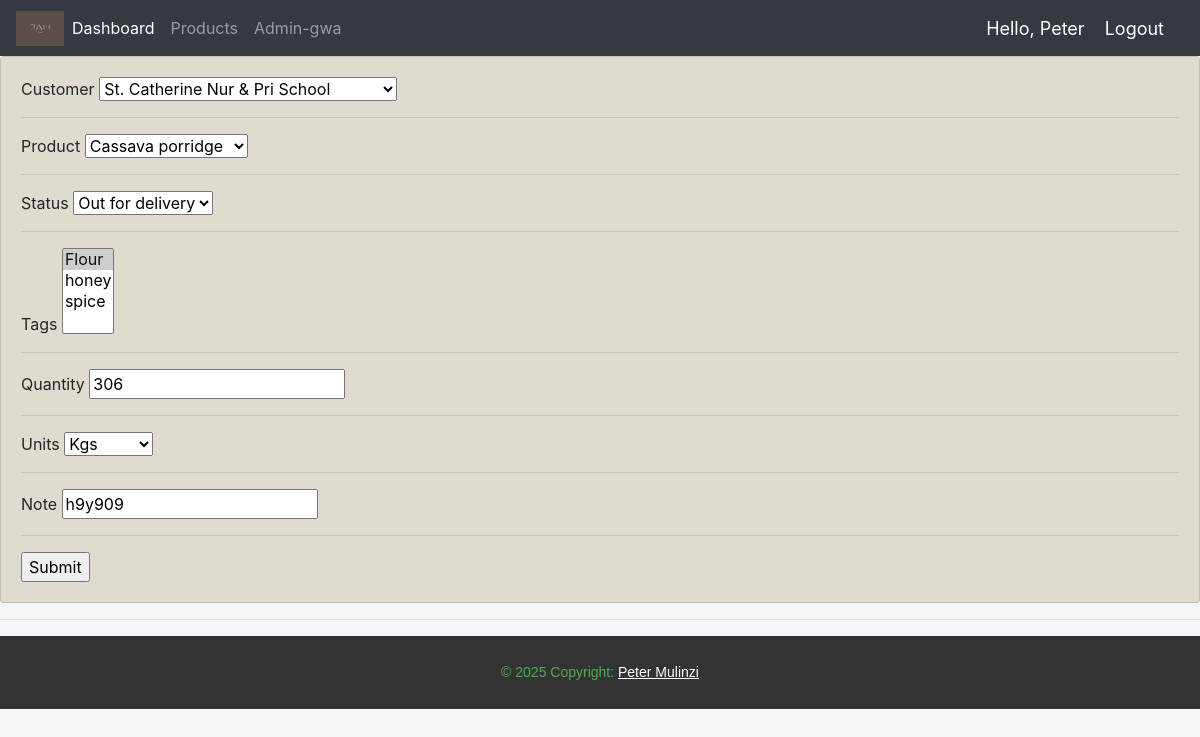
/updateOrder/2/ (signed in), run on an earlier commit of the app's database.
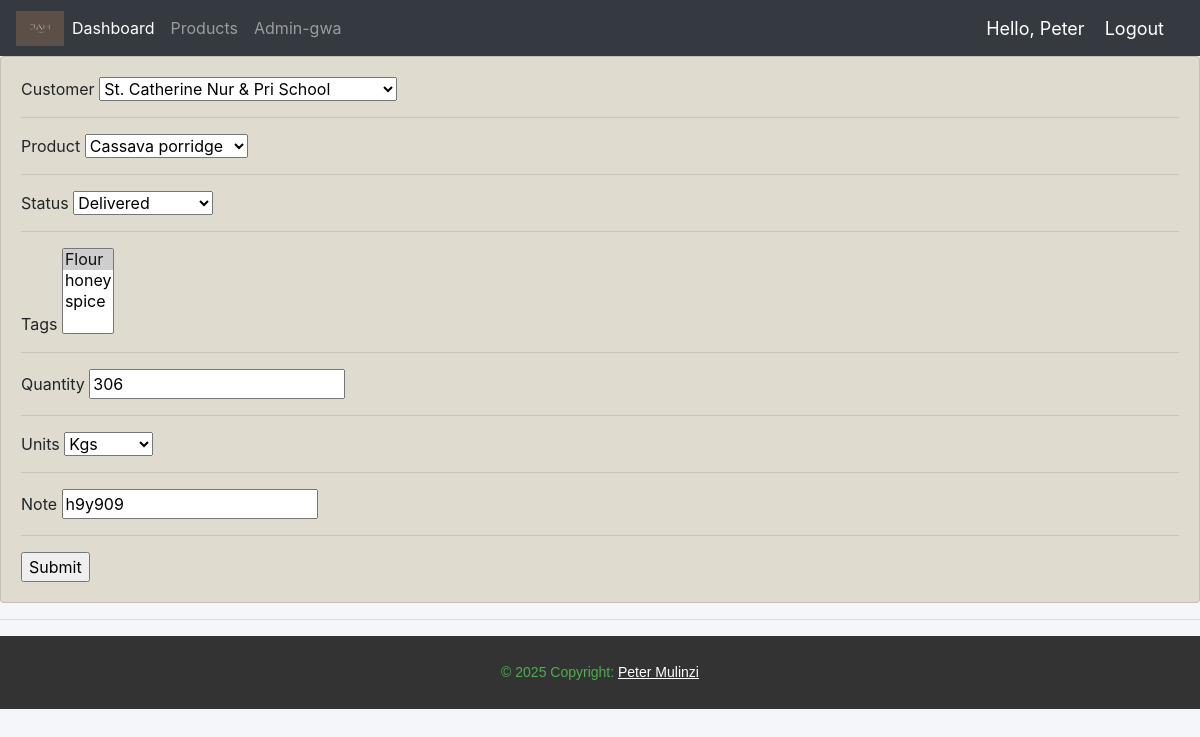
And on a later commit of the database.
### Jah_Accounts/models.py (models this page shows, shortened)
class Order(models.Model):
    STATUS = (
        ('Pending', 'Pending'),
        ('Out for delivery', 'Out for delivery'),
        ('Delivered', 'Delivered'),
    )
    MEASUREMENT = (
        ('Kgs', 'Kgs'),
        ('Tins', 'Tins'),
    )
    Customer = models.ForeignKey(Customer, null=True, on_delete=models.SET_NULL)
    Product = models.ForeignKey(Product, null=True, on_delete=models.SET_NULL,)
    date_created = models.DateTimeField(auto_now_add=True, null=True)
    status = models.CharField(max_length=200, null=True, choices=STATUS)
    tags = models.ManyToManyField(Tag)
    Quantity = models.CharField(null=True, max_length=4)
    units = models.CharField(max_length=200, null=True, choices=MEASUREMENT,)
    note = models.CharField(max_length=200, null=True)

### Jah_Accounts/views.py (the view)
# urls.py: path('updateOrder/<str:pk>/', views.updateOrder, name='updateOrder'),
@login_required(login_url='login')
def updateOrder(request, pk):
    order = Order.objects.get(id=pk)
    formset = OrderForm(instance=order)
    if request.method == 'POST':
        formset = OrderForm(request.POST, instance=order)
        if formset.is_valid():
            formset.save()
            return redirect('/')
    context = {'formset': formset,}
    return render(request, 'Jah_Accounts/order_form.html', context)

### Jah_Accounts/forms.py
class OrderForm(ModelForm):
    class Meta:
        model = Order
        fields = '__all__'

### Jah_Accounts/models.py (called while the page is built)
    def __str__(self):
        return self.name

    def __str__(self):
        return self.name

    def __str__(self):
        return self.name

### Jah_Accounts/templates/Jah_Accounts/order_form.html (shortened to what this page needs)
{% extends 'Jah_Accounts/main.html' %}
{% load static %}
{% block content %}
<div class="row">
    <div class="col-md-12">
        <div class="card card-body" style="background-color: rgb(223, 220, 207);">
            <form action="" method="POST">
                {% for formset in formset  %}
                    {{formset.label}}
                    {{formset}}
                    <hr>
                {% endfor %}
                <input type="submit" name="Submit">
            </form>
        </div>
    </div>
</div>
{% endblock %}

What changed in the data, as far as the page shows it:
changed Order "St. Catherine Nur & Pri School": status "Out for delivery" → "Delivered"
